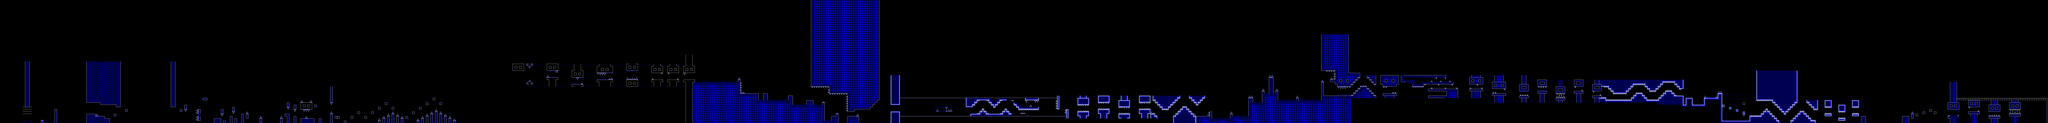

Rendered tile map (Tiled .tmx) drawn with the repository's tilesets; below, a short description and the map source with its tile grids summarised:
An orthogonal 899x54 tile map with 16x16 px tiles, 1 tile layer (l1), 1 hidden layer not drawn, 2 tilesets and 1556 objects.

<map version="1.10" tiledversion="1.11.0" orientation="orthogonal" renderorder="right-down" width="899" height="54" tilewidth="16" tileheight="16" infinite="0" nextlayerid="8" nextobjectid="2164">
 <editorsettings>
  <export target="clubstep.json" format="json" />
 </editorsettings>
 <properties>
  <property name="BG" type="color" value="#ff000000" />
  <property name="Difficulty" value="DEMON" />
  <property name="GROUND" type="color" value="#ff000000" />
  <property name="Gamemode" type="int" value="0" />
  <property name="Level name" value="CLUBSTEP" />
  <property name="Song" value="CLUBSTEP" />
  <property name="Speed" type="int" value="1" />
  <property name="Stars" type="int" value="14" />
 </properties>
 <tileset firstgid="1" source="famidash.tsx" />
 <tileset firstgid="4097" source="sprites.tsx" />
 <layer id="4" name="l2" width="899" height="54" visible="0">
  <data>[48546 cells, 48330 non-empty, 35 distinct tile ids]</data>
 </layer>
 <layer id="1" name="l1" width="899" height="54">
  <data>[48546 cells, 48546 non-empty, 101 distinct tile ids]</data>
 </layer>
 <objectgroup id="7" name="SP">
  <!-- 1556 objects omitted --></objectgroup>
</map>
<!-- 1556 of 1556 objects omitted -->
